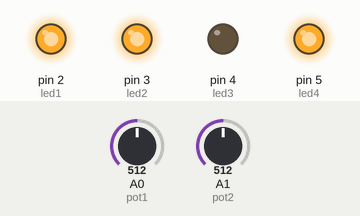
A sketch run on a simulated Arduino Uno, built with avr-gcc and run on an emulated ATmega328P. Parts: output pins drawn as LEDs (lit = HIGH). The inputs (shaded band) are chosen by the test bench; at power-on: A0 (pot1) = 512, A1 (pot2) = 512.

Above: at 1.2 s.
1.3 s: A0 (pot1) set to 502
At 1.6 s:
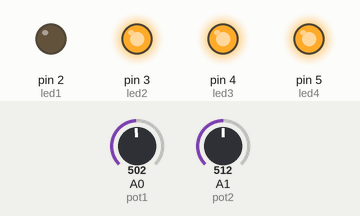
2.8 s: A1 (pot2) set to 498
At 4.0 s:
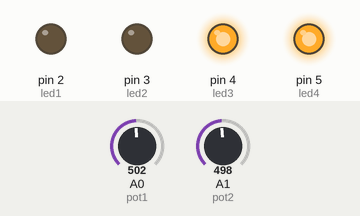
4.3 s: A0 (pot1) set to 716
At 5.1 s:
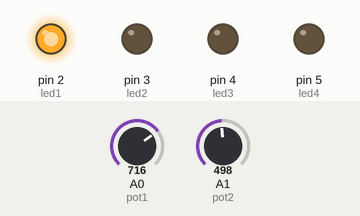
5.8 s: A0 (pot1) set to 755
7.3 s: A0 (pot1) set to 782
At 8.5 s:
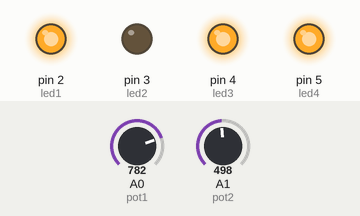
8.8 s: A1 (pot2) set to 716
At 9.7 s:
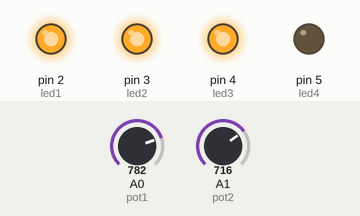
Timing chart, 0 to 11.3 s (numbered marks = the images above; inputs shaded):
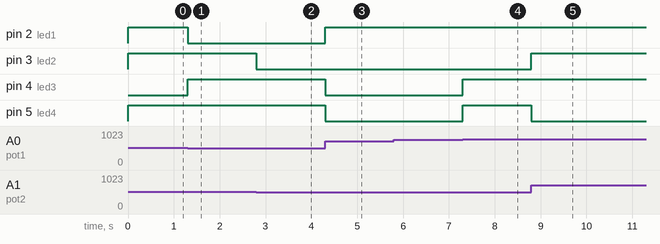

The sketch:

Practica_2_Multiplexor.ino
```cpp
int led1 = 2;
int led2 = 3;
int led3 = 4;
int led4 = 5;
int A;
int B;
int C;
int pot1 = A0;
int pot2 = A1;

void setup() {
  // put your setup code here, to run once:
  pinMode(led1, OUTPUT);
  pinMode(led2, OUTPUT);
  pinMode(led3, OUTPUT);
  pinMode(led4, OUTPUT);
}

int entrada1 = 0;
int entrada2 = 0;
void loop() {
  // put your main code here, to run repeatedly:
  entrada1 = analogRead(pot1) / 4;
  entrada2 = analogRead(pot2) / 4;

  if (entrada1 >= 0 && entrada1 <= 63) {
    digitalWrite(led1, 0);
    digitalWrite(led3, 0);
    A = 0;
    C = 0;
  } else {
    if (entrada1 >= 64 && entrada1 <= 127) {
      digitalWrite(led1, 0);
      digitalWrite(led3, 1);
      A = 0;
      C = 1;
    } else {
      if (entrada1 >= 128 && entrada1 <= 191) {
        digitalWrite(led1, 1);
        digitalWrite(led3, 0);
        A = 1;
        C = 0;
      } else {
        if (entrada1 >= 192 && entrada1 <= 255) {
          digitalWrite(led1, 1);
          digitalWrite(led3, 1);
          A = 1;
          C = 1;
        }
      }
    }
  }

  if (entrada2 >= 0 && entrada2 <= 127) {
    digitalWrite(led2, 0);
    B = 0;
  } else {
    if (entrada2 >= 64 && entrada2 <= 255) {
      digitalWrite(led2, 1);
      B = 1;
    }
  }


  if (A == B && A != C) {
    digitalWrite(led4, 1);
  } else {
    if (A == 0 && B == 1 && C == 1) {
      digitalWrite(led4, 1);
    } else {
      if (A == 1 && B == 0 && C == 1) {
        digitalWrite(led4, 1);
      } else {
        digitalWrite(led4, 0);
      }
    }
  }
}
```

Measured:
- the behaviour switches between 512 and 511 on A0 (pot1) (found by bisection; images 0 and 1)
- the behaviour switches between 512 and 511 on A1 (pot2) (found by bisection; images 1 and 2)
- the behaviour switches between 767 and 768 on A0 (pot1) (found by bisection; images 3 and 4)
- after the input at 1.3 s, pin 2 (led1): HIGH → LOW at once; pin 4 (led3): LOW → HIGH at once
- after the input at 2.8 s, pin 3 (led2): HIGH → LOW at once
- after the input at 4.3 s, pin 2 (led1): LOW → HIGH at once; pin 4 (led3), pin 5 (led4): HIGH → LOW at once
- after the input at 5.8 s, every drawn part: stays the same
- after the input at 7.3 s, pin 4 (led3), pin 5 (led4): LOW → HIGH at once
- after the input at 8.8 s, pin 3 (led2): LOW → HIGH at once; pin 5 (led4): HIGH → LOW at once
